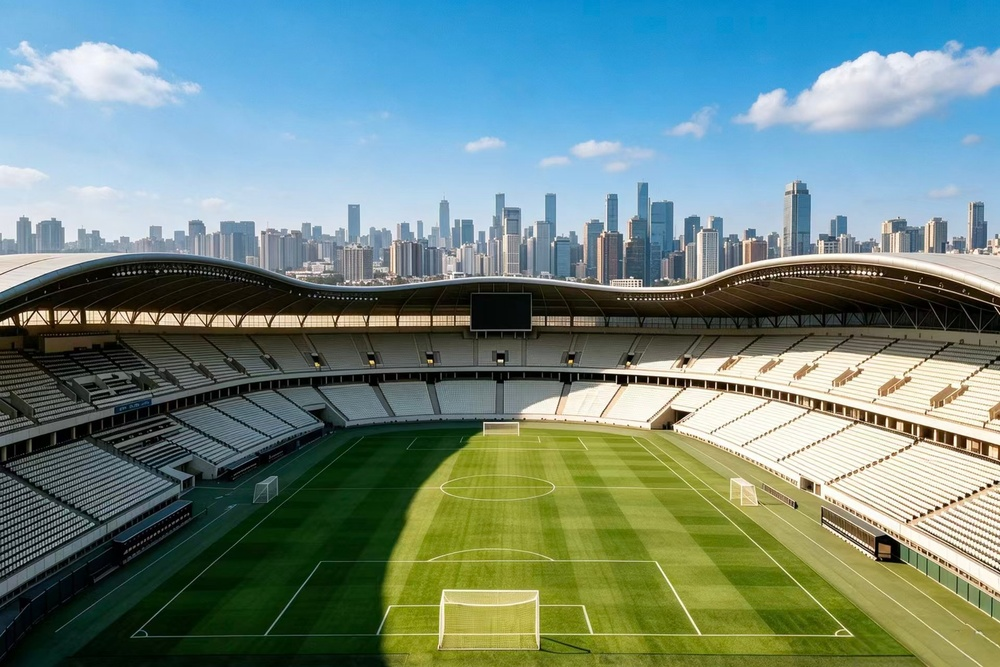
#> input picture stadium-scenes/assets/stadium-day.jpg, 1000 x 667 px, shrunk from 1920 x 1280 before the run
$ python probe_photo.py
#> lines starting #> are read from the running program, lines starting #| are printed output that depends on the picture; after the words box and inside, x2 and y2 are one past the last pixel; in counts of white or black regions, pixels touching at a corner belong together
#!/usr/bin/env python
# -*- coding: utf-8 -*-
"""分析白天实拍图：天际线、云的可分离性、草坪云影方向。

为"把照片里的云变成真正会飘的云层"做可行性判定：
如果蓝天/白云能在像素级干净分开（蓝天饱和度低亮、白云高亮低饱和），
就可以把云做成一层可平移的精灵，再补一张无云蓝天底图。
"""
import json
import os
import sys

import numpy as np
from PIL import Image

HERE = os.path.dirname(os.path.abspath(__file__))
ROOT = os.path.dirname(HERE)
SRC = os.path.join(ROOT, "assets", "stadium-day.jpg")

im = Image.open(SRC).convert("RGB")
#> im is the input picture: PIL image 1000x667 RGB; mean R, G, B 110.8, 135.2, 127.4
a = np.asarray(im).astype(np.float32)
H, W, _ = a.shape
r, g, b = a[:, :, 0], a[:, :, 1], a[:, :, 2]
lum = 0.2126 * r + 0.7152 * g + 0.0722 * b
mx = a.max(axis=2)
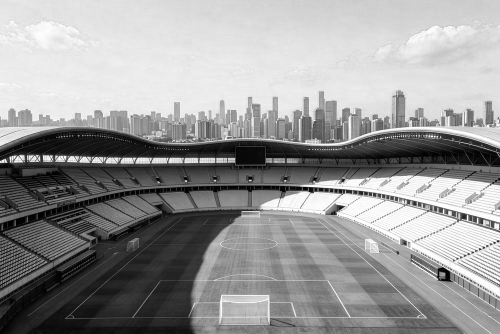
#> mx: shape (667, 1000) float32 (shown at 1/2 size); min 0, max 255, mean 151.9
mn = a.min(axis=2)
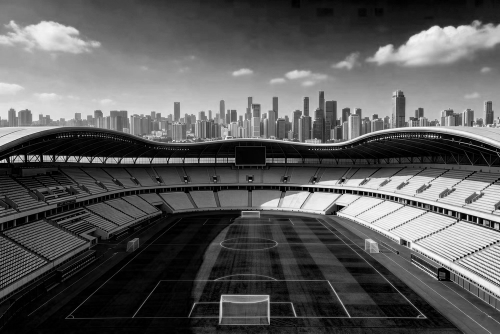
#> mn: shape (667, 1000) float32 (shown at 1/2 size); min 0, max 255, mean 89.9
sat = np.where(mx > 1, (mx - mn) / np.maximum(mx, 1), 0)
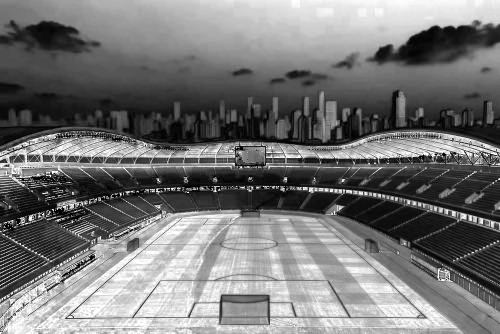
#> sat: shape (667, 1000) float32 (shown at 1/2 size); min 0, max 1, mean 0.463

# 蓝天：偏蓝（b 明显大于 r）且有一定饱和
blue = (b - r > 18) & (sat > 0.16) & (lum > 70)
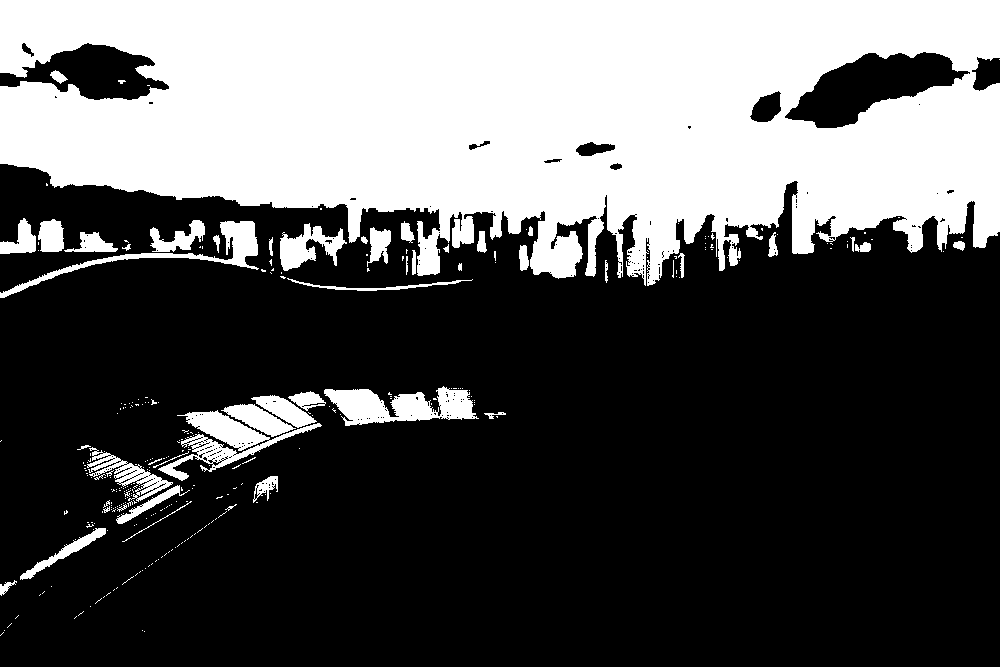
#> blue: shape (667, 1000) bool; 34.4% white; 297 white regions (248 under 20 px), largest, box (x1, y1, x2, y2) and area: (0, 0, 1000, 286) 206748, (324, 386, 479, 426) 3562, (158, 410, 322, 481) 3238
# 白云：很亮且低饱和
white = (lum > 196) & (sat < 0.13)
#> white: shape (667, 1000) bool; 9.4% white; 429 white regions (344 under 20 px), largest, box (x1, y1, x2, y2) and area: (671, 388, 1000, 590) 12787, (0, 186, 348, 254) 9150, (792, 53, 952, 127) 5854
# 天空候选（含云）
skyish = blue | white
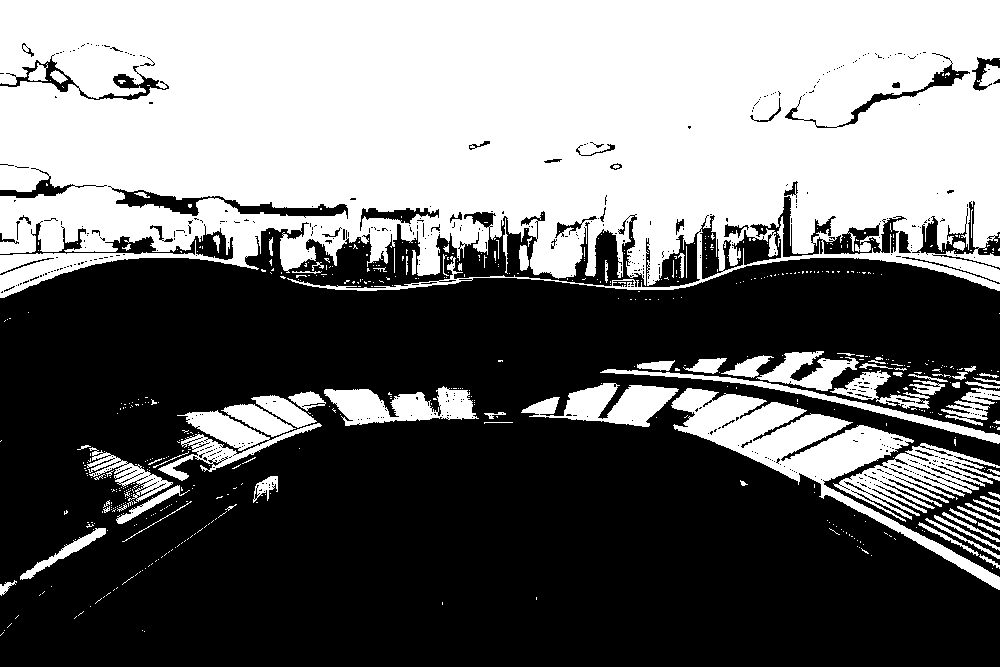
#> skyish: shape (667, 1000) bool; 43.8% white; 608 white regions (524 under 20 px), largest, box (x1, y1, x2, y2) and area: (0, 0, 1000, 298) 244740, (671, 388, 1000, 590) 12787, (833, 443, 1000, 522) 4895

row_blue = blue.mean(axis=1)
#> row_blue = 667 values, max 1 at index 0, min 0 at index 298, mean 0.344
row_white = white.mean(axis=1)
#> row_white = 667 values, max 0.426 at index 219, min 0 at index 0, mean 0.0935
# 天际线：从上往下，蓝天比例第一次掉到 12% 以下
city_top = H
for y in range(H):
    if row_blue[y] < 0.12:
        city_top = y
        break

print("== 尺寸 ==", W, "x", H)
#| == 尺寸 == 1000 x 667
print("== 天际线（蓝天比例<12%% 的第一行）==", city_top, "= %.3f of H" % (city_top / H))
#| == 天际线（蓝天比例<12%% 的第一行）== 274 = 0.411 of H

bands = [(0.00, 0.10), (0.10, 0.20), (0.20, 0.30), (0.30, 0.40), (0.40, 0.50)]
print("\n== 各行带：蓝天% / 白云% ==")
for y0, y1 in bands:
    s = slice(int(y0 * H), int(y1 * H))
    print("  %.2f~%.2f   蓝天 %5.1f%%   白云 %5.1f%%" % (y0, y1, row_blue[s].mean() * 100, row_white[s].mean() * 100))
#> this loop made 5 passes
#|   0.00~0.10   蓝天  95.5%   白云   3.8%
#|   0.10~0.20   蓝天  84.3%   白云  11.8%
#|   0.20~0.30   蓝天  94.3%   白云   3.5%
#|   0.30~0.40   蓝天  47.3%   白云  22.4%
#|   0.40~0.50   蓝天   3.7%   白云   4.6%

# 云掩码（只在上部天空里找）
ys, xs = np.where(white)
if len(ys):
    print("\n== 白云像素 ==", len(ys), "占比 %.2f%%" % (100 * len(ys) / (W * H)))
#| == 白云像素 == 62375 占比 9.35%
    print("   y 范围 %.3f~%.3f（中位 %.3f）  x 范围 %.3f~%.3f"
          % (ys.min() / H, ys.max() / H, np.median(ys) / H, xs.min() / W, xs.max() / W))
#|    y 范围 0.066~0.906（中位 0.540）  x 范围 0.000~0.999
    # 云的连通块大小（粗粒度：按 16px 网格统计）
    grid = np.zeros((H // 16 + 1, W // 16 + 1), np.float32)
    np.add.at(grid, (ys // 16, xs // 16), 1)
    nz = grid[grid > 0]
#> nz = 636 values, max 256 at index 7, min 1 at index 82, mean 98.07
    print("   16px 网格内有云的格子 %d 个，平均每格 %.0f 像素（说明云是成团的）" % (len(nz), nz.mean()))
#|    16px 网格内有云的格子 636 个，平均每格 98 像素（说明云是成团的）

# 蓝天颜色采样（避开云）
print("\n== 蓝天颜色（取蓝天像素的分位数） ==")
if blue.sum() > 0:
    bp = a[blue]
    for q in (0.1, 0.5, 0.9):
        print("   亮度分位 %.1f -> RGB %s" % (q, np.percentile(bp, q * 100, axis=0).round(0).astype(int)))
#> this loop made 3 passes
#|    亮度分位 0.1 -> RGB [ 35 127 142]
#|    亮度分位 0.5 -> RGB [111 176 225]
#|    亮度分位 0.9 -> RGB [175 207 235]
    yy = np.where(blue)
#> yy = 229490 positions, rows 0 to 635, columns 0 to 999
    for y0, y1 in [(0.0, 0.06), (0.06, 0.14), (0.14, 0.22), (0.22, 0.30)]:
        m = blue[int(y0 * H):int(y1 * H)]
        if m.sum() > 20:
            print("   y %.2f~%.2f 蓝天均值 %s" % (y0, y1, m[m].mean(axis=0).round(0).astype(int) if False else a[int(y0 * H):int(y1 * H)][m].mean(axis=0).round(0).astype(int)))
#> this loop made 4 passes
#|    y 0.00~0.06 蓝天均值 [ 48 156 216]
#|    y 0.06~0.14 蓝天均值 [ 81 169 223]
#|    y 0.14~0.22 蓝天均值 [128 187 228]
#|    y 0.22~0.30 蓝天均值 [159 200 231]

# 草坪云影：找绿色像素，再看其亮度分布
green = (g > r + 12) & (g > b + 12) & (lum > 30)
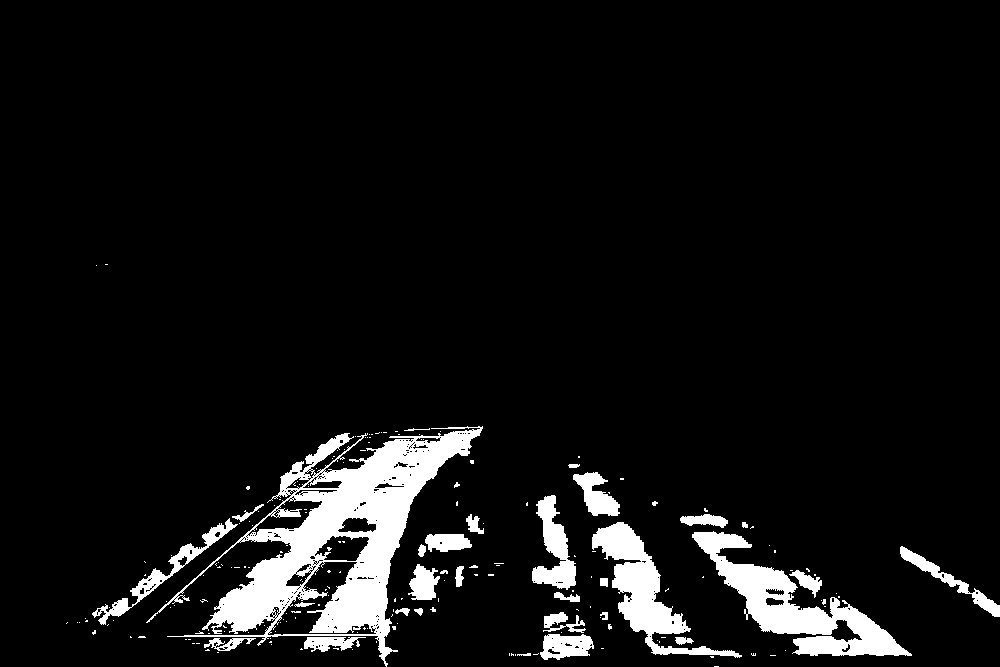
#> green: shape (667, 1000) bool; 7.2% white; 200 white regions (167 under 20 px), largest, box (x1, y1, x2, y2) and area: (146, 426, 483, 667) 22511, (692, 531, 912, 656) 8106, (592, 522, 742, 658) 5374
gy, gx = np.where(green)
if len(gy):
    gtop, gbot = gy.min(), gy.max()
#> gtop = 264; gbot = 666
    print("\n== 草坪 ==", "y %.3f~%.3f" % (gtop / H, gbot / H), "像素 %d" % len(gy))
#| == 草坪 == y 0.396~0.999 像素 48279
    gl = lum[green]
    print("   亮度分位 10/50/90 = %.0f / %.0f / %.0f（差异大 = 草上有明显明暗）"
          % tuple(np.percentile(gl, [10, 50, 90])))
#|    亮度分位 10/50/90 = 32 / 66 / 126（差异大 = 草上有明显明暗）
    # 暗区占草坪的比例
    dark = green & (lum < np.percentile(gl, 30))
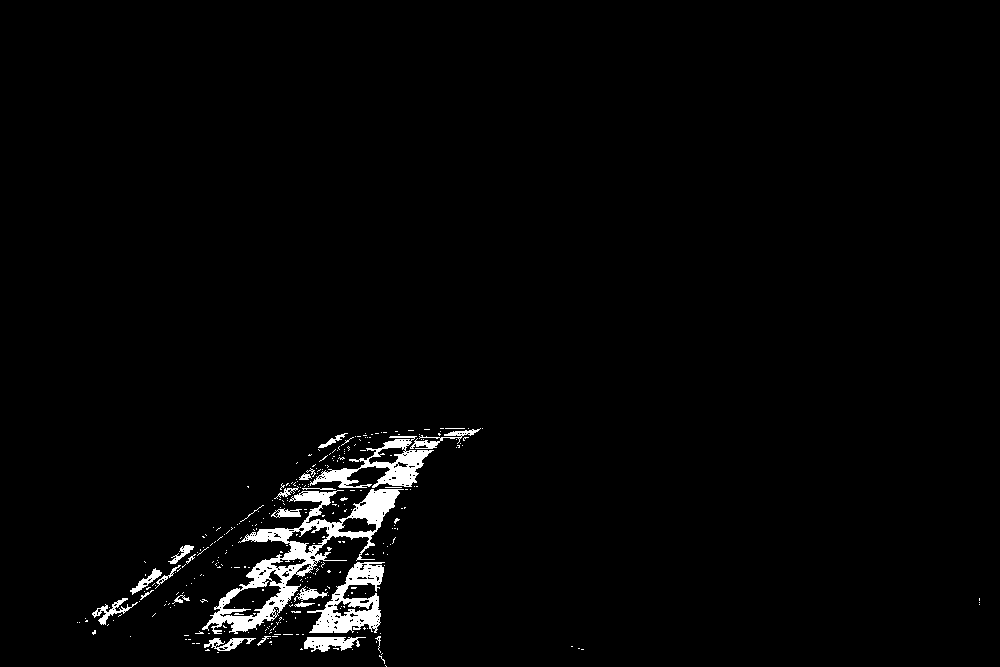
#> dark: shape (667, 1000) bool; 2.2% white; 318 white regions (293 under 20 px), largest, box (x1, y1, x2, y2) and area: (202, 489, 404, 634) 6004, (307, 562, 385, 633) 2466, (310, 436, 434, 488) 2113
    dy, dx = np.where(dark)
#> dy = 14481 values from 428 to 666; dx = 14481 values, max 979 at index 10051, min 77 at index 12465, mean 315.2
    if len(dy):
        print("   最暗 30%% 区域：x 中位 %.3f（0=左 1=右）、y 中位 %.3f" % (np.median(dx) / W, np.median(dy) / H))
#|    最暗 30% 区域：x 中位 0.325（0=左 1=右）、y 中位 0.843
        # 草坪内暗区重心相对于草坪重心
        print("   暗区重心 x %.3f vs 草坪重心 x %.3f" % (dx.mean() / W, gx.mean() / W))
#|    暗区重心 x 0.315 vs 草坪重心 x 0.492

out = {
    "w": W, "h": H, "cityTop": city_top / H,
    "blue_frac": float(blue.mean()), "white_frac": float(white.mean()),
}
#> out = {'w': 1000, 'h': 667, 'cityTop': 0.411, 'blue_frac': 0.344, 'white_frac': 0.0935}
with open(os.path.join(ROOT, "shots", "_photo_probe.json"), "w", encoding="utf-8") as f:
    json.dump(out, f, ensure_ascii=False, indent=2)
print("\n写入 shots/_photo_probe.json")

$ run again, with stadium-scenes/assets/stadium.jpg copied over stadium-scenes/assets/stadium-day.jpg
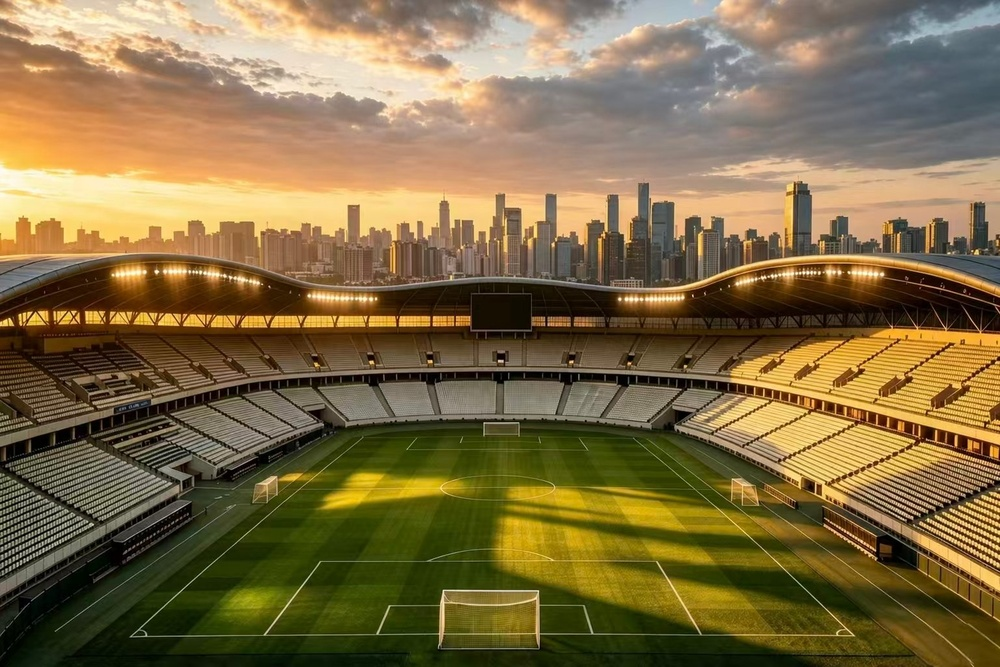
#> input picture stadium-scenes/assets/stadium.jpg, 1000 x 667 px, shrunk from 1536 x 1024 before the run
#> im is the input picture: PIL image 1000x667 RGB; mean R, G, B 128.2, 109, 69.1
#> `blue = (b - r > 18) & (sat > 0.16) & (lum > 70)`:
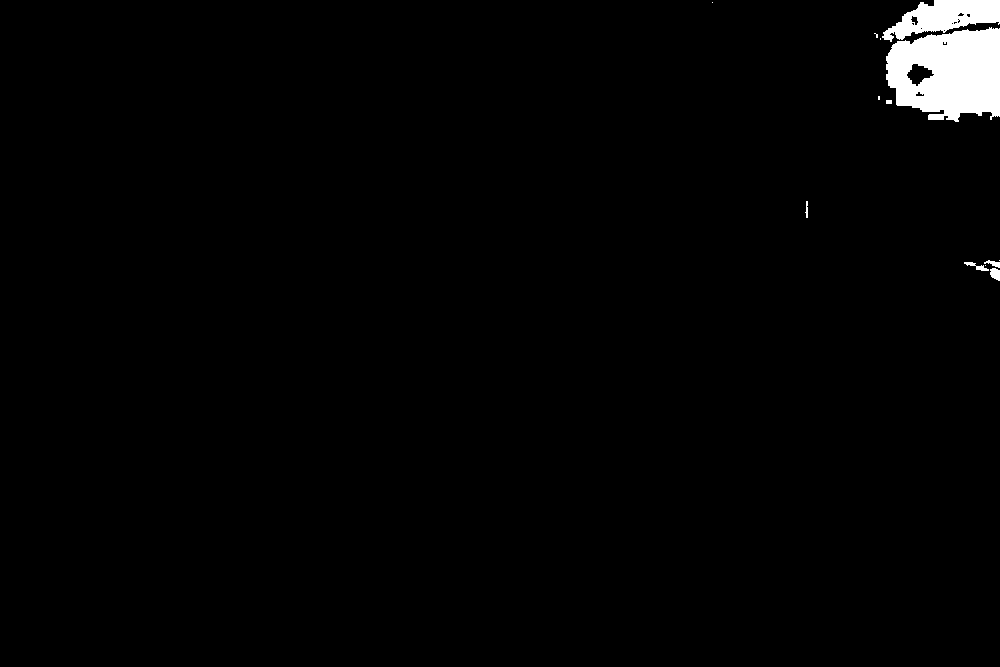
#> blue: shape (667, 1000) bool; 1.7% white; 13 white regions (6 under 20 px), largest, box (x1, y1, x2, y2) and area: (886, 27, 1000, 122) 8265, (882, 0, 1000, 42) 2704, (990, 268, 1000, 281) 99
#> white: shape (667, 1000) bool; 0.74% white; 63 white regions (52 under 20 px), largest, box (x1, y1, x2, y2) and area: (439, 18, 571, 81) 2953, (564, 24, 638, 62) 908, (234, 46, 282, 59) 396
#> skyish: shape (667, 1000) bool; 2.4% white; 75 white regions (57 under 20 px), largest, box (x1, y1, x2, y2) and area: (886, 27, 1000, 122) 8266, (439, 18, 571, 81) 2953, (882, 0, 1000, 42) 2704
#> row_blue = 667 values, max 0.114 at index 56, min 0 at index 122, mean 0.0169
#> row_white = 667 values, max 0.136 at index 53, min 0 at index 6, mean 0.00741
#| == 尺寸 == 1000 x 667
#| == 天际线（蓝天比例<12%% 的第一行）== 0 = 0.000 of H
#> the loop `for y0, y1 in bands:` made 5 passes
#|   0.00~0.10   蓝天   9.4%   白云   5.8%
#|   0.10~0.20   蓝天   7.2%   白云   1.4%
#|   0.20~0.30   蓝天   0.0%   白云   0.3%
#|   0.30~0.40   蓝天   0.2%   白云   0.0%
#|   0.40~0.50   蓝天   0.2%   白云   0.0%
#> ys = 4942 values from 0 to 563; xs = 4942 values, max 911 at index 1619, min 0 at index 4707, mean 475.9
#| == 白云像素 == 4942 占比 0.74%
#|    y 范围 0.000~0.844（中位 0.076）  x 范围 0.000~0.911
#> nz = 88 values, max 238 at index 46, min 1 at index 9, mean 56.16
#|    16px 网格内有云的格子 88 个，平均每格 56 像素（说明云是成团的）
#> the loop `for q in (0.1, 0.5, 0.9):` made 3 passes
#|    亮度分位 0.1 -> RGB [75 89 97]
#|    亮度分位 0.5 -> RGB [ 85  98 109]
#|    亮度分位 0.9 -> RGB [123 140 150]
#> yy = 11299 positions, rows 0 to 280, columns 712 to 999
#> the loop `for y0, y1 in [(0.0, 0.06), (0.06, 0.14), (0.14, 0.22), (0.22, 0.30)]:` made 4 passes
#|    y 0.00~0.06 蓝天均值 [111 128 138]
#|    y 0.06~0.14 蓝天均值 [ 84  99 109]
#|    y 0.14~0.22 蓝天均值 [ 80  92 101]
#> green: shape (667, 1000) bool; 4.9% white; 170 white regions (132 under 20 px), largest, box (x1, y1, x2, y2) and area: (84, 508, 494, 667) 25739, (560, 636, 670, 653) 1048, (671, 637, 763, 654) 648
#> gtop = 432; gbot = 666
#| == 草坪 == y 0.648~0.999 像素 32686
#|    亮度分位 10/50/90 = 36 / 51 / 68（差异大 = 草上有明显明暗）
#> `dark = green & (lum < np.percentile(gl, 30))`:
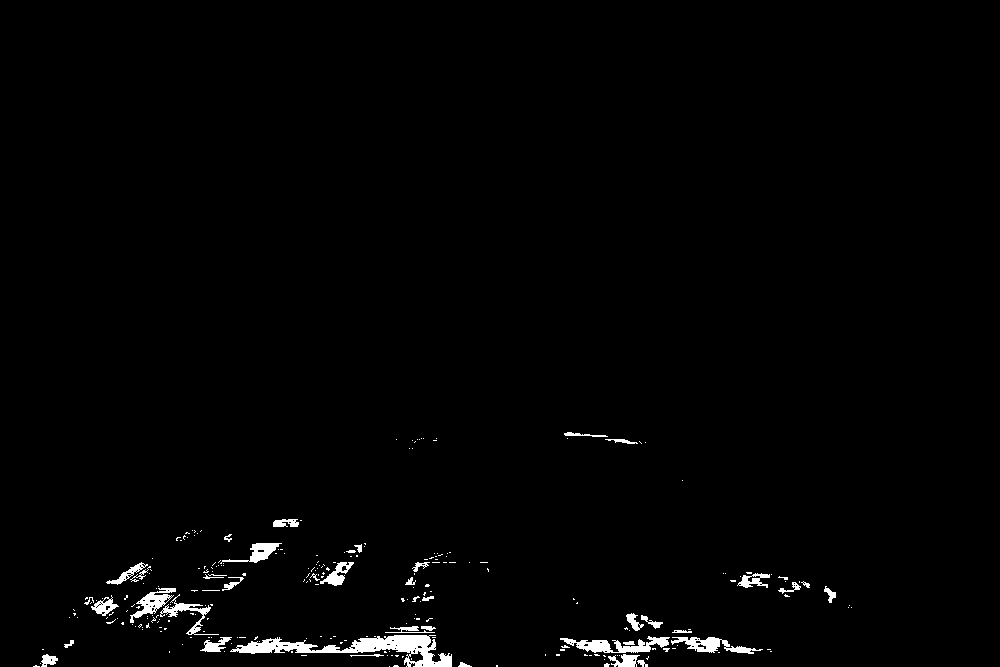
#> dark: shape (667, 1000) bool; 1.5% white; 261 white regions (219 under 20 px), largest, box (x1, y1, x2, y2) and area: (230, 635, 452, 667) 2598, (560, 636, 670, 653) 858, (671, 637, 763, 654) 648
#> dy = 9776 values from 432 to 666; dx = 9776 values, max 851 at index 3405, min 33 at index 9667, mean 398.4
#|    最暗 30% 区域：x 中位 0.375（0=左 1=右）、y 中位 0.957
#|    暗区重心 x 0.398 vs 草坪重心 x 0.368
#> out = {'w': 1000, 'h': 667, 'cityTop': 0, 'blue_frac': 0.0169, 'white_frac': 0.00741}
